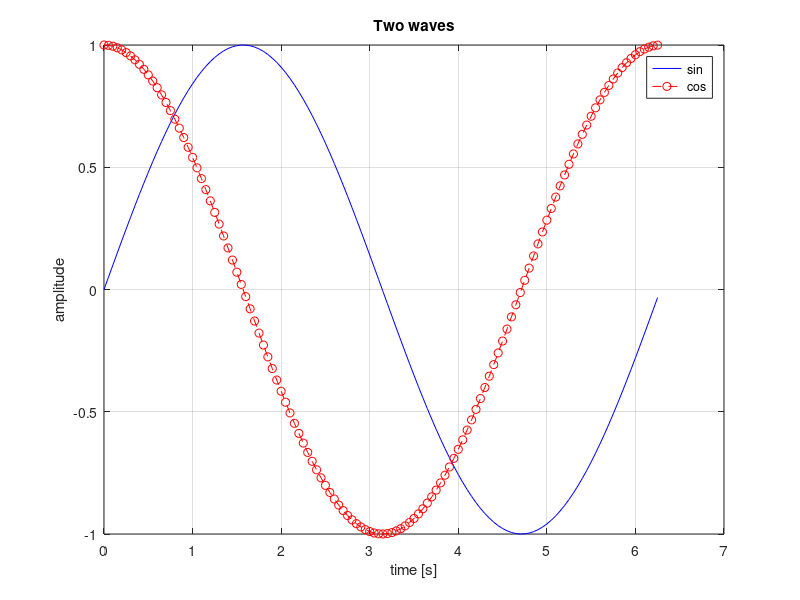
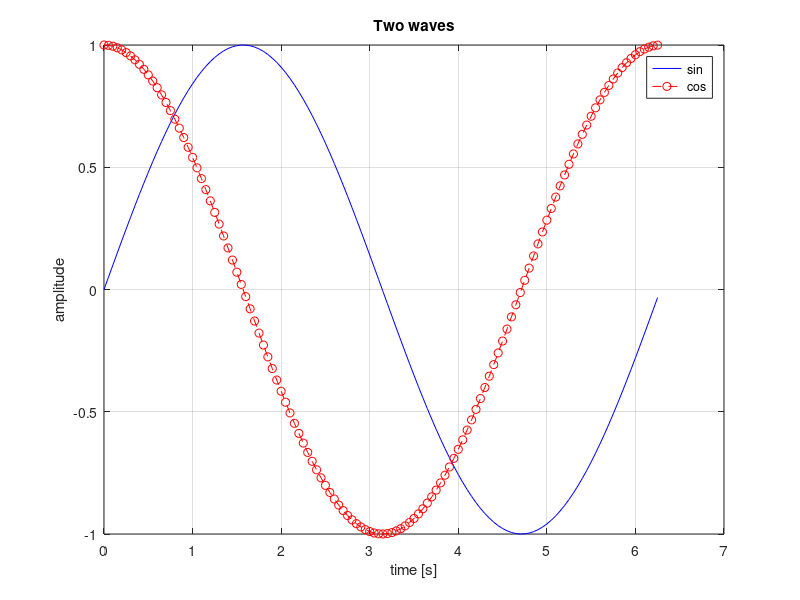
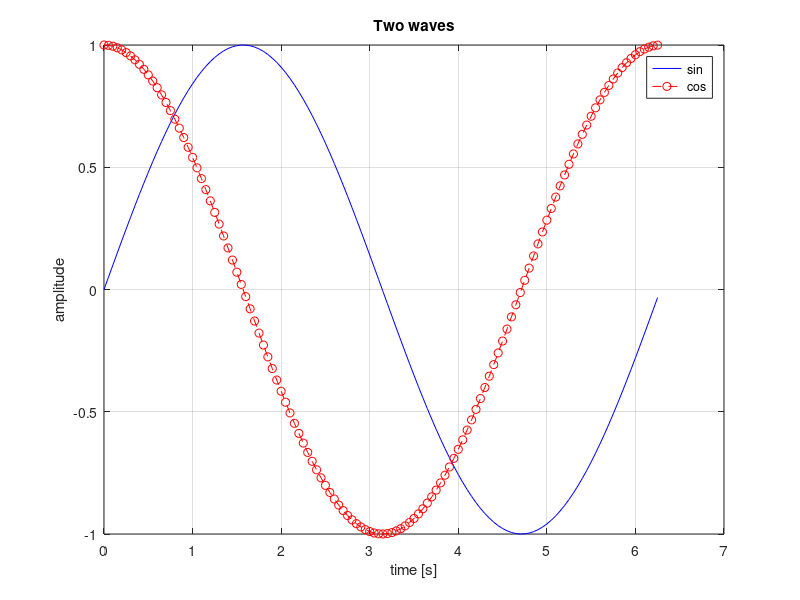
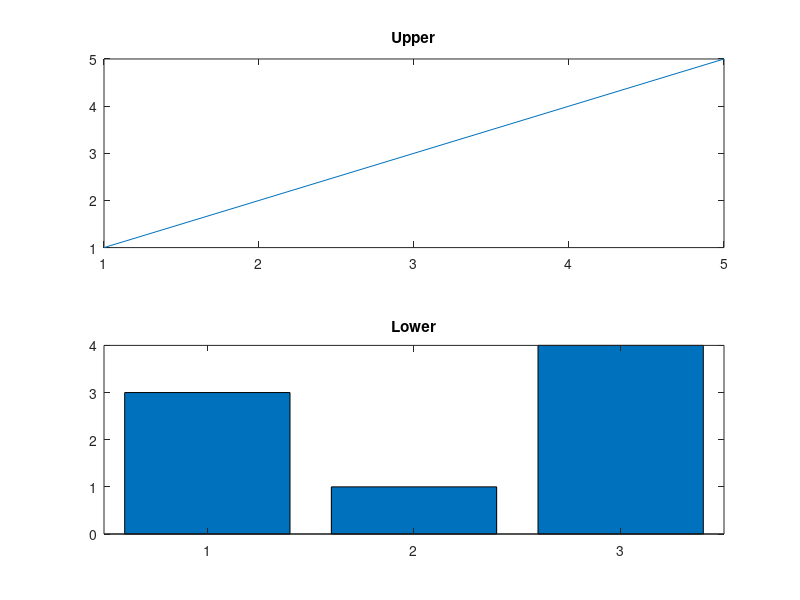

MATLAB code to generate these figures, in order:
clear;

% figure_export — saveas / exportgraphics / print (portion 32).

x = 0:0.05:6.28;
plot(x, sin(x), 'b-', x, cos(x), 'r--o');
title('Two waves');
xlabel('time [s]');
ylabel('amplitude');
legend('sin', 'cos');
grid on;

d = tempdir;
saveas(gcf, [d 'smoke_export.png']);
fprintf('png exist = %g (expect 2)\n', exist([d 'smoke_export.png'], 'file'));

saveas(gcf, [d 'smoke_export.svg'], 'svg');
fprintf('svg exist = %g (expect 2)\n', exist([d 'smoke_export.svg'], 'file'));

print(gcf, '-dpng', [d 'smoke_print.png']);
fprintf('print png exist = %g (expect 2)\n', exist([d 'smoke_print.png'], 'file'));

subplot(2,1,1); plot(1:5); title('Upper');
subplot(2,1,2); bar([3 1 4]); title('Lower');
exportgraphics(gcf, [d 'smoke_subplot.png'], 'Resolution', 200);
fprintf('subplot png exist = %g (expect 2)\n', exist([d 'smoke_subplot.png'], 'file'));

try
  saveas(gcf, [d 'smoke_export.pdf']);
  disp('pdf accepted - BAD');
catch e
  disp(['pdf rejected: ' e.message]);
end
